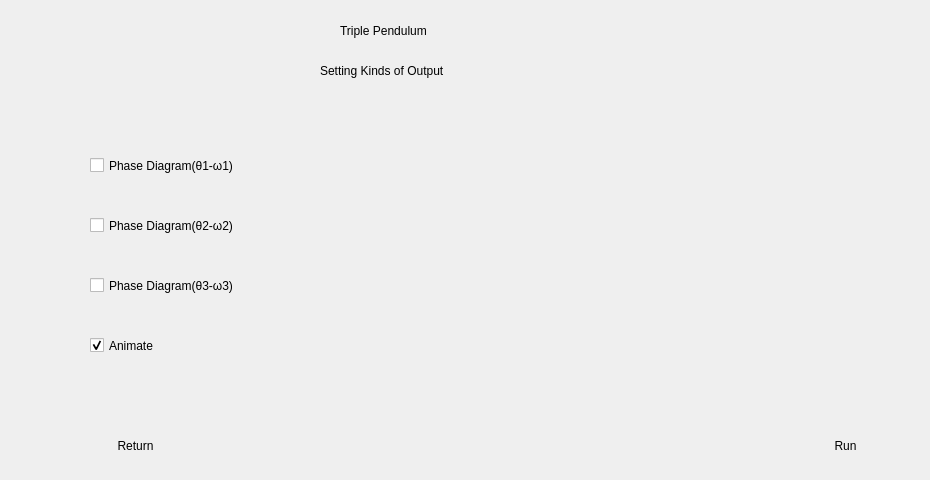
   <widget class="QWidget" name="Load3">
    <widget class="QPushButton" name="pushButton_15">
     <property name="geometry">
      <rect>
       <x>770</x>
       <y>420</y>
       <width>151</width>
       <height>51</height>
      </rect>
     </property>
     <property name="styleSheet">
      <string notr="true">font: 75 italic 20pt &quot;Yu Mincho Demibold&quot;;</string>
     </property>
     <property name="text">
      <string>Run</string>
     </property>
     <property name="flat">
      <bool>true</bool>
     </property>
    </widget>
    <widget class="QPushButton" name="pushButton_14">
     <property name="geometry">
      <rect>
       <x>60</x>
       <y>420</y>
       <width>151</width>
       <height>51</height>
      </rect>
     </property>
     <property name="styleSheet">
      <string notr="true">font: 75 italic 20pt &quot;Yu Mincho Demibold&quot;;</string>
     </property>
     <property name="text">
      <string>Return</string>
     </property>
     <property name="flat">
      <bool>true</bool>
     </property>
    </widget>
    <widget class="QCheckBox" name="checkBox_15">
     <property name="geometry">
      <rect>
       <x>90</x>
       <y>150</y>
       <width>281</width>
       <height>31</height>
      </rect>
     </property>
     <property name="styleSheet">
      <string notr="true">font: 75 11pt &quot;Microsoft YaHei UI&quot;;</string>
     </property>
     <property name="text">
      <string>Phase Diagram(θ1-ω1)</string>
     </property>
     <property name="checked">
      <bool>false</bool>
     </property>
    </widget>
    <widget class="QLabel" name="label_41">
     <property name="geometry">
      <rect>
       <x>340</x>
       <y>10</y>
       <width>281</width>
       <height>41</height>
      </rect>
     </property>
     <property name="styleSheet">
      <string notr="true">font: 75 italic 20pt &quot;Yu Mincho Demibold&quot;;</string>
     </property>
     <property name="text">
      <string>Triple Pendulum </string>
     </property>
    </widget>
    <widget class="QCheckBox" name="checkBox_16">
     <property name="geometry">
      <rect>
       <x>90</x>
       <y>210</y>
       <width>241</width>
       <height>31</height>
      </rect>
     </property>
     <property name="styleSheet">
      <string notr="true">font: 75 11pt &quot;Microsoft YaHei UI&quot;;</string>
     </property>
     <property name="text">
      <string>Phase Diagram(θ2-ω2)</string>
     </property>
     <property name="checked">
      <bool>false</bool>
     </property>
    </widget>
    <widget class="QCheckBox" name="checkBox_17">
     <property name="geometry">
      <rect>
       <x>90</x>
       <y>270</y>
       <width>331</width>
       <height>31</height>
      </rect>
     </property>
     <property name="styleSheet">
      <string notr="true">font: 75 11pt &quot;Microsoft YaHei UI&quot;;</string>
     </property>
     <property name="text">
      <string>Phase Diagram(θ3-ω3)</string>
     </property>
     <property name="checked">
      <bool>false</bool>
     </property>
    </widget>
    <widget class="QLabel" name="label_42">
     <property name="geometry">
      <rect>
       <x>320</x>
       <y>50</y>
       <width>321</width>
       <height>41</height>
      </rect>
     </property>
     <property name="styleSheet">
      <string notr="true">font: 75 italic 17pt &quot;Yu Mincho Demibold&quot;;</string>
     </property>
     <property name="text">
      <string>Setting Kinds of Output</string>
     </property>
    </widget>
    <widget class="QCheckBox" name="checkBox_14">
     <property name="geometry">
      <rect>
       <x>90</x>
       <y>330</y>
       <width>191</width>
       <height>31</height>
      </rect>
     </property>
     <property name="styleSheet">
      <string notr="true">font: 75 11pt &quot;Microsoft YaHei UI&quot;;</string>
     </property>
     <property name="text">
      <string>Animate</string>
     </property>
     <property name="checked">
      <bool>true</bool>
     </property>
    </widget>
   </widget>
